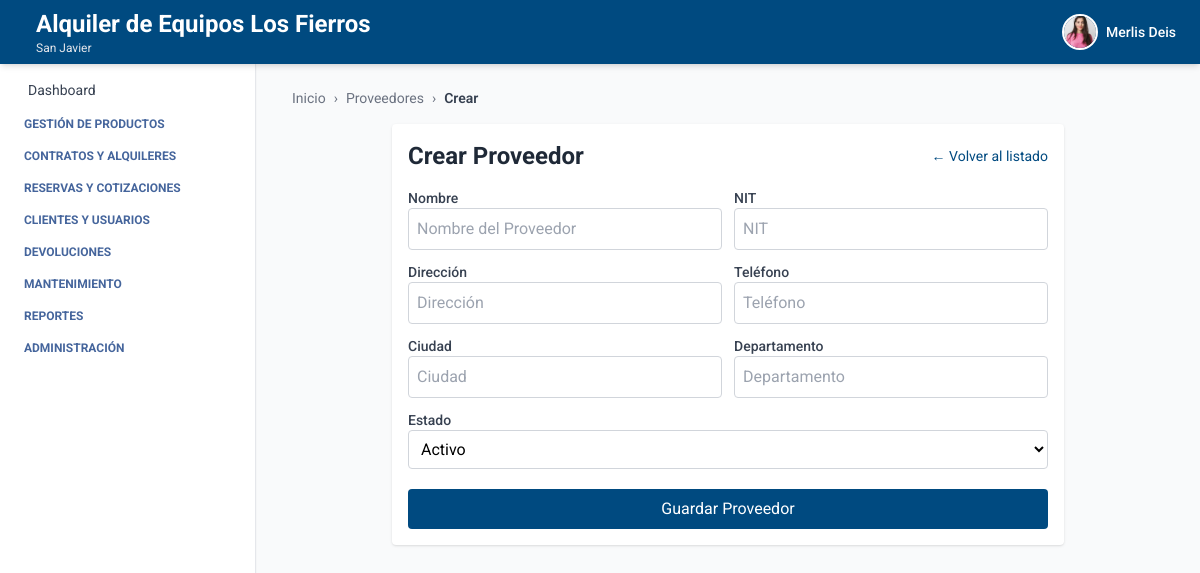
Screenshot of /productos/proveedores/crear/ (signed in) with the database file from the repository.
### autenticacion/models.py (models this page shows, shortened)
class Usuario(AbstractUser):
    telefono = models.CharField(max_length=20, blank=True, null=True)
    empresa = models.ForeignKey(Empresa, on_delete=models.SET_NULL, null=True, blank=True)
    sucursal = models.ForeignKey(Sucursal, on_delete=models.SET_NULL, null=True, blank=True)
    ESTADOS = [
        ("activo", "Activo"),
        ("inactivo", "Inactivo"),
    ]
    estado = models.CharField(max_length=10, choices=ESTADOS, default="activo")
    foto_perfil = models.ImageField(upload_to='usuarios/img/', blank=True, null=True)
    groups = models.ManyToManyField(
        Group,
        related_name='usuarios',  # Evita conflicto con 'user_set'
        blank=True,
        help_text='The groups this user belongs to.',
        verbose_name='groups'
    )
    user_permissions = models.ManyToManyField(
        Permission,
        related_name='usuarios',  # Evita conflicto con 'user_set'
        blank=True,
        help_text='Specific permissions for this user.',
        verbose_name='user permissions'
    )

### empresa/models.py (models this page shows, shortened)
class Empresa(models.Model):
    ESTADOS = [
        ("activo", "Activo"),
        ("inactivo", "Inactivo"),
    ]
    nombre = models.CharField(max_length=100)
    nit = models.CharField(max_length=50, unique=True)
    ciudad = models.CharField(max_length=100, blank=True, null=True)
    direccion = models.CharField(max_length=255, blank=True, null=True)
    departamento = models.CharField(max_length=100, blank=True, null=True)
    telefono = models.CharField(max_length=20, blank=True, null=True)
    estado = models.CharField(max_length=20, choices=ESTADOS, default="activo")
    logo = models.ImageField(upload_to='empresas/img/', blank=True, null=True)

class Sucursal(models.Model):
    ESTADOS = [
        ("activo", "Activo"),
        ("inactivo", "Inactivo"),
    ]
    empresa = models.ForeignKey(Empresa, related_name='sucursales', on_delete=models.CASCADE)
    nombre = models.CharField(max_length=100)
    ciudad = models.CharField(max_length=100)
    direccion = models.CharField(max_length=255)
    departamento = models.CharField(max_length=100, blank=True, null=True)
    telefono = models.CharField(max_length=20, blank=True, null=True)
    estado = models.CharField(max_length=20, choices=ESTADOS, default="activo")

### producto/views_proveedor.py (the view, shortened to what this page needs)
# urls.py: path('proveedores/crear/', ProveedorCreateView.as_view(), name='crear_proveedor'),
class ProveedorCreateView(LoginRequiredMixin, BreadcrumbMixin, CreateView):
    model = Proveedor
    form_class = ProveedorForm
    template_name = 'proveedor_crear.html'
    success_url = reverse_lazy('proveedor_list')
    breadcrumb_items = [
        ("Proveedores", reverse_lazy("proveedor_list")),
        ("Crear", None)
    ]
    def get_context_data(self, **kwargs):
        context = super().get_context_data(**kwargs)
        context.update({
            'titulo': 'Crear Proveedor',
            'boton_texto': 'Guardar Proveedor'
        })
        return context

### core/views.py (called while the page is built)
    def get_context_data(self, **kwargs):
        context = super().get_context_data(**kwargs)
        context["home"] = self.home_url
        context["breadcrumb_items"] = self.breadcrumb_items
        return context

### producto/templates/proveedor_crear.html (shortened to what this page needs)
{% extends 'index.html' %}
{% block breadcrumb %}
  {% include 'breadcrumb.html' with home='/' breadcrumbs=breadcrumb_items %}
{% endblock %}
{% block content %}
  <div class="max-w-2xl mx-auto mt-4 bg-white p-4 rounded shadow">
    <div class="flex justify-between items-center mb-4">
      <h2 class="text-2xl font-bold text-gray-800">{{ titulo }}</h2>
      <a href="{% url 'proveedor_list' %}" class="text-sm text-[var(--primary-color)] hover:underline">← Volver al listado</a>
    </div>
    <form method="post" class="grid grid-cols-2 gap-3">
      <div>
        <label class="block text-sm font-medium text-gray-700">Nombre</label>
        {{ form.nombre }}
      </div>
      <div>
        <label class="block text-sm font-medium text-gray-700">NIT</label>
        {{ form.nit }}
      </div>
      <div>
        <label class="block text-sm font-medium text-gray-700">Dirección</label>
        {{ form.direccion }}
      </div>
      <div>
        <label class="block text-sm font-medium text-gray-700">Teléfono</label>
        {{ form.telefono }}
      </div>
      <div>
        <label class="block text-sm font-medium text-gray-700">Ciudad</label>
        {{ form.ciudad }}
      </div>
      <div>
        <label class="block text-sm font-medium text-gray-700">Departamento</label>
        {{ form.departamento }}
      </div>
      <div class="col-span-2">
        <label class="block text-sm font-medium text-gray-700">Estado</label>
        {{ form.estado }}
      </div>
      <div class="col-span-2">
        <button type="submit" class="mt-2 w-full bg-[var(--primary-color)] text-white py-2 rounded hover:bg-blue-700 transition">
          {{ boton_texto }}
        </button>
      </div>
    </form>
  </div>
{% endblock %}

### core/templates/header.html (shortened to what this page needs)
<header class="bg-[var(--primary-color)] shadow-md w-full h-16 flex items-center px-6 justify-between fixed top-0 left-0 z-10">
  <h1 class="text-white flex items-center gap-3 leading-tight">
    <div class="leading-tight">
  {% if request.user.is_authenticated %}
    {% if request.user.empresa %}
      <span class="text-xl sm:text-2xl font-bold block">
        {{ request.user.empresa.nombre }}
      </span>
    {% endif %}
    {% if request.user.sucursal %}
      <span class="text-xs text-gray-200 block">
        {{ request.user.sucursal.nombre }}
      </span>
    {% endif %}
  {% else %}
    <span class="text-xl text-gray-200 block">Gestión inteligente de Equipos</span>
  {% endif %}
</div>
  </h1>
  {% if request.user.is_authenticated %}
  <div x-data="{ open: false }" class="relative flex items-center space-x-3 cursor-pointer" @click.away="open = false">
    <button @click="open = !open" class="flex items-center space-x-2 focus:outline-none">
      {% if request.user.foto_perfil %}
        <img src="{{ request.user.foto_perfil.url }}" alt="Perfil" class="w-9 h-9 rounded-full object-cover border-2 border-white" />
      {% else %}
        <div class="w-9 h-9 rounded-full bg-white text-[var(--primary-color)] flex items-center justify-center font-bold text-sm">
          {{ request.user.first_name|first }}{{ request.user.last_name|first }}
        </div>
      {% endif %}
      <span class="text-white hidden sm:block text-sm font-medium">{{ request.user.first_name }}</span>
    </button>
  </div>
  {% endif %}
</header>

### core/templates/index.html (style rules this page uses)
:root { --primary-color: #004a80; --text-aside-color: rgb(69, 101, 156); }
body { font-family: 'Roboto', sans-serif; }

### rows the page displays
Usuario: user.empresa.nombre "Alquiler de Equipos Los Fierros", user.sucursal.nombre "San Javier", user.foto_perfil (picture), user.first_name "Merlis Deis"

### other values shown
{{ label }} "Proveedores"
{{ label }} "Crear"
{{ titulo }} "Crear Proveedor"
{{ boton_texto }} "Guardar Proveedor"
